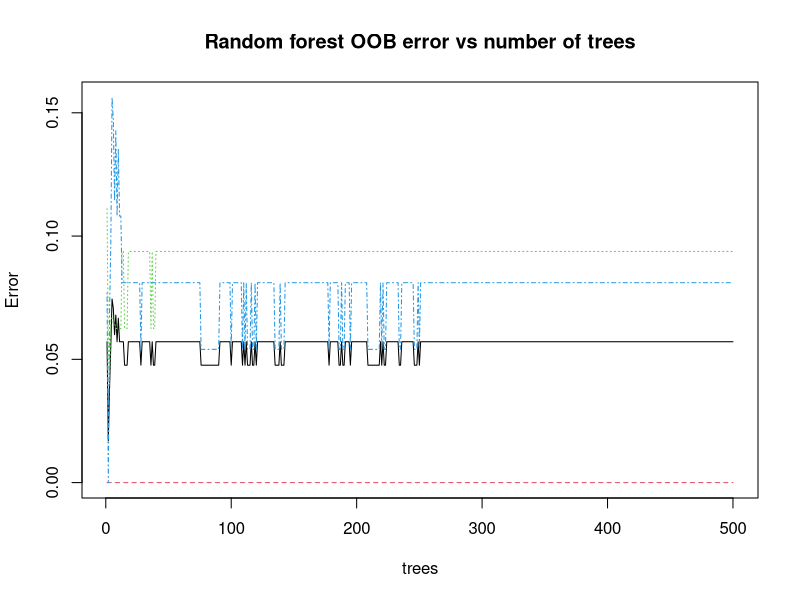
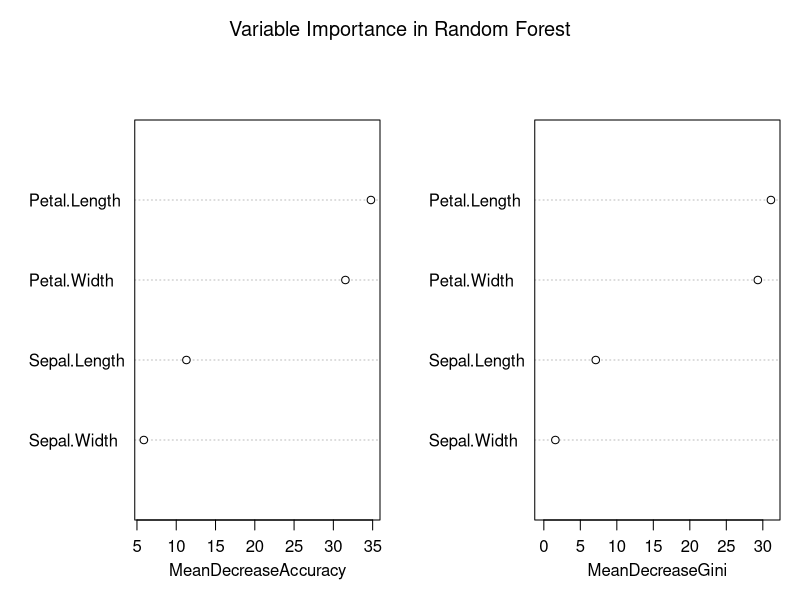
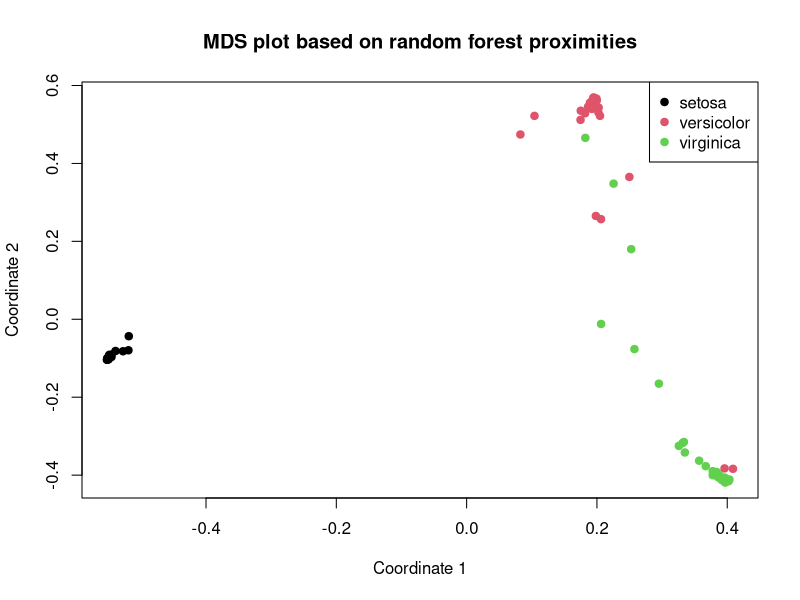

Recreate these plots in R, in order.
# ============================================================
# Random Forest Classification in R: A Full Demo
# Example: iris data
# ============================================================

# This demo illustrates:
# 1. fitting a random forest classifier
# 2. examining out-of-bag (OOB) error
# 3. making test-set predictions
# 4. inspecting variable importance
# 5. visualizing how random forests improve on a single tree
#
# Package used: randomForest

# ------------------------------------------------------------
# 0. Install/load package
# ------------------------------------------------------------

# install.packages("randomForest")   # run once if needed
library(randomForest)

# ------------------------------------------------------------
# 1. Load data
# ------------------------------------------------------------

data(iris)

head(iris)
str(iris)
table(iris$Species)

# ------------------------------------------------------------
# 2. Train/test split
# ------------------------------------------------------------

set.seed(123)

n <- nrow(iris)
train_id <- sample(seq_len(n), size = round(0.7 * n))

iris_train <- iris[train_id, ]
iris_test  <- iris[-train_id, ]

# ------------------------------------------------------------
# 3. Fit a random forest classifier
# ------------------------------------------------------------

# Important arguments:
# - ntree: number of trees
# - mtry: number of predictors randomly considered at each split
# - importance = TRUE: compute variable importance measures

rf_fit <- randomForest(
  Species ~ .,
  data = iris_train,
  ntree = 500,
  mtry = 2,
  importance = TRUE
)

print(rf_fit)

# Interpretation:
# - OOB estimate of error rate is built into the fit
# - confusion matrix shown here is based on OOB predictions

# ------------------------------------------------------------
# 4. OOB error over trees
# ------------------------------------------------------------

plot(rf_fit, main = "Random forest OOB error vs number of trees")

# Teaching point:
# The OOB error usually stabilizes as the number of trees increases.
# This helps determine whether enough trees were used.

# ------------------------------------------------------------
# 5. OOB confusion matrix and OOB error
# ------------------------------------------------------------

cat("\nOOB confusion matrix:\n")
print(rf_fit$confusion)

cat("\nFinal OOB error rate:\n")
print(rf_fit$err.rate[rf_fit$ntree, "OOB"])

# ------------------------------------------------------------
# 6. Test-set predictions
# ------------------------------------------------------------

test_pred_class <- predict(rf_fit, newdata = iris_test, type = "class")
test_pred_prob  <- predict(rf_fit, newdata = iris_test, type = "prob")

cat("\nTest confusion matrix:\n")
print(table(True = iris_test$Species, Predicted = test_pred_class))

cat("\nTest accuracy:\n")
print(mean(test_pred_class == iris_test$Species))

cat("\nTest misclassification rate:\n")
print(mean(test_pred_class != iris_test$Species))

cat("\nFirst few test-set predicted probabilities:\n")
print(round(head(test_pred_prob), 3))

# ------------------------------------------------------------
# 7. Variable importance
# ------------------------------------------------------------

cat("\nVariable importance:\n")
print(importance(rf_fit))

# Two common importance measures:
# - MeanDecreaseAccuracy
# - MeanDecreaseGini

varImpPlot(rf_fit, main = "Variable Importance in Random Forest")

# Teaching point:
# Variables with larger importance values contribute more to prediction.
# On iris, petal variables are usually much more important.

# ------------------------------------------------------------
# 8. Compare with a smaller forest
# ------------------------------------------------------------

rf_small <- randomForest(
  Species ~ .,
  data = iris_train,
  ntree = 20,
  mtry = 2,
  importance = FALSE
)

cat("\nSmall forest OOB error rate:\n")
print(rf_small$err.rate[rf_small$ntree, "OOB"])

cat("\nLarge forest OOB error rate:\n")
print(rf_fit$err.rate[rf_fit$ntree, "OOB"])

# Teaching point:
# More trees usually improve stability, though after a point
# the gains become small.

# ------------------------------------------------------------
# 9. Effect of mtry
# ------------------------------------------------------------

rf_mtry1 <- randomForest(
  Species ~ .,
  data = iris_train,
  ntree = 500,
  mtry = 1
)

rf_mtry4 <- randomForest(
  Species ~ .,
  data = iris_train,
  ntree = 500,
  mtry = 4
)

cat("\nOOB error with mtry = 1:\n")
print(rf_mtry1$err.rate[rf_mtry1$ntree, "OOB"])

cat("\nOOB error with mtry = 2:\n")
print(rf_fit$err.rate[rf_fit$ntree, "OOB"])

cat("\nOOB error with mtry = 4:\n")
print(rf_mtry4$err.rate[rf_mtry4$ntree, "OOB"])

# Teaching point:
# mtry controls the amount of randomness at each split.
# Smaller mtry increases tree diversity.
# Larger mtry makes trees more similar to bagging.

# ------------------------------------------------------------
# 10. Compare random forest to a single classification tree
# ------------------------------------------------------------

# install.packages("rpart")      # run once if needed
# install.packages("rpart.plot") # run once if needed
library(rpart)

tree_fit <- rpart(
  Species ~ .,
  data = iris_train,
  method = "class"
)

tree_pred <- predict(tree_fit, newdata = iris_test, type = "class")

cat("\nSingle tree test accuracy:\n")
print(mean(tree_pred == iris_test$Species))

cat("\nRandom forest test accuracy:\n")
print(mean(test_pred_class == iris_test$Species))

# Teaching point:
# Random forests usually outperform a single tree because they
# reduce variance through averaging.

# ------------------------------------------------------------
# 11. Proximity matrix (optional advanced feature)
# ------------------------------------------------------------

rf_prox <- randomForest(
  Species ~ .,
  data = iris_train,
  ntree = 200,
  proximity = TRUE
)

# The proximity matrix measures how often two observations land
# in the same terminal node across trees.
prox_mat <- rf_prox$proximity

cat("\nDimensions of proximity matrix:\n")
print(dim(prox_mat))

# ------------------------------------------------------------
# 12. Multidimensional scaling plot from proximities
# ------------------------------------------------------------

mds <- cmdscale(1 - prox_mat, k = 2)

plot(mds,
     col = as.numeric(iris_train$Species),
     pch = 19,
     xlab = "Coordinate 1",
     ylab = "Coordinate 2",
     main = "MDS plot based on random forest proximities")

legend("topright",
       legend = levels(iris_train$Species),
       col = 1:3,
       pch = 19)

# Teaching point:
# This gives a visual sense of how the random forest sees
# similarity among observations.

# ------------------------------------------------------------
# 13. Predict new observations
# ------------------------------------------------------------

new_flowers <- data.frame(
  Sepal.Length = c(5.0, 6.5, 7.2),
  Sepal.Width  = c(3.4, 3.0, 3.2),
  Petal.Length = c(1.5, 4.8, 6.0),
  Petal.Width  = c(0.2, 1.8, 2.2)
)

new_pred_class <- predict(rf_fit, newdata = new_flowers, type = "class")
new_pred_prob  <- predict(rf_fit, newdata = new_flowers, type = "prob")

cat("\nPredicted classes for new flowers:\n")
print(new_pred_class)

cat("\nPredicted class probabilities for new flowers:\n")
print(round(new_pred_prob, 3))

# ------------------------------------------------------------
# 14. Notes for students
# ------------------------------------------------------------

# Key ideas:
# 1. A random forest is an ensemble of classification trees.
# 2. Each tree is fit to a bootstrap sample of the training data.
# 3. At each split, only a random subset of predictors is considered.
# 4. Predictions are made by majority vote across trees.
# 5. OOB error provides built-in validation.
# 6. Variable importance helps identify influential predictors.
#
# Why random forests often work well:
# - trees are flexible but high variance
# - averaging many randomized trees greatly improves stability
